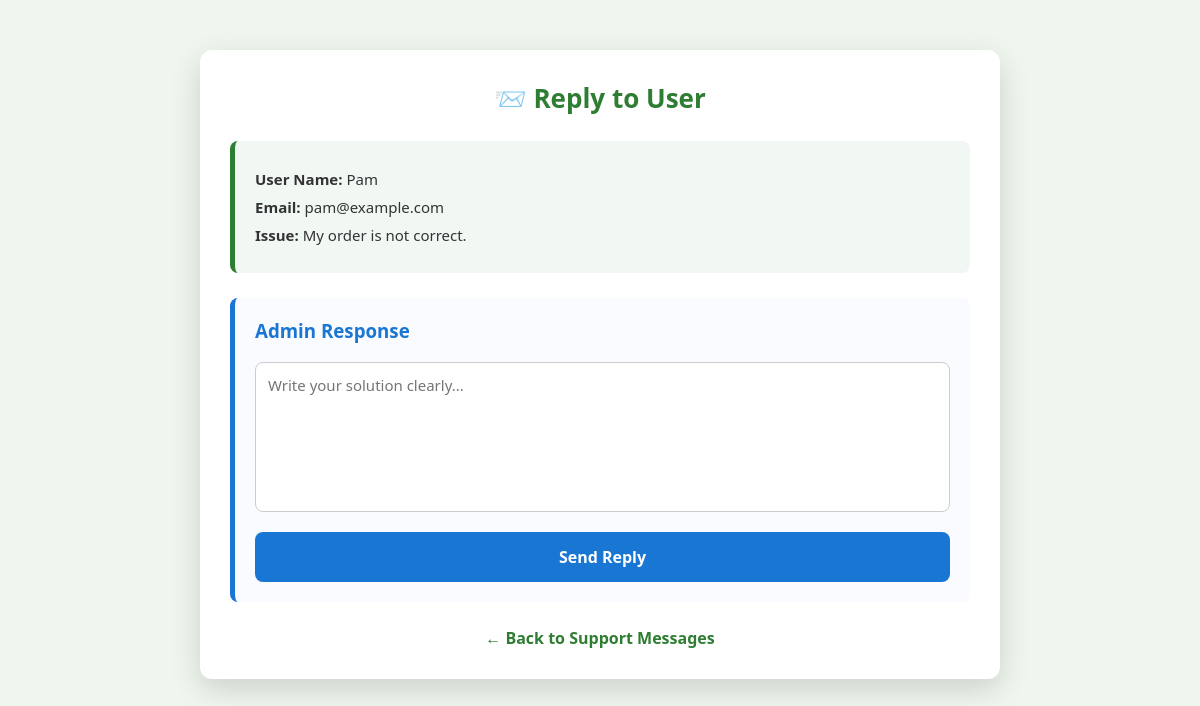
The app's page /reply_support.php?id=2 (signed in) with its own data.
### tables this page shows
CREATE TABLE `contact_support` (
  `id` int(11) NOT NULL,
  `name` varchar(100) NOT NULL,
  `email` varchar(100) NOT NULL,
  `message` text NOT NULL,
  `created_at` timestamp NULL DEFAULT current_timestamp(),
  `admin_reply` text DEFAULT NULL,
  `damage_photo` varchar(255) DEFAULT NULL
);

### reply_support.php (the view, shortened to what this page needs)
<?php
include("db_connect.php");
$id = intval($_GET['id']);
$result = $conn->query("SELECT * FROM contact_support WHERE id=$id");
$row = $result->fetch_assoc();
?>
<!DOCTYPE html>
<html>
<head>
</head>
<body>
<div class="reply-wrapper">
    <div class="reply-header">
        📨 Reply to User
    </div>
    <div class="user-box">
        <p><b>User Name:</b> <?= htmlspecialchars($row['name']); ?></p>
        <p><b>Email:</b> <?= htmlspecialchars($row['email']); ?></p>
        <p><b>Issue:</b> <?= nl2br(htmlspecialchars($row['message'])); ?></p>
    </div>
    <div class="reply-box">
        <h3>Admin Response</h3>
        <form method="post">
            <textarea name="reply" placeholder="Write your solution clearly..." required></textarea>
            <button type="submit" name="send_reply" class="send-btn">
                Send Reply
            </button>
        </form>
    </div>
    <a href="manage_contact_support.php" class="back-link">
        ← Back to Support Messages
    </a>
</div>
</body>
</html>

### reply_support.php (style rules this page uses)
* { box-sizing: border-box; font-family: "Segoe UI", Arial, sans-serif; }
body { margin:0; padding:0; background:#eef6ee; }
.reply-wrapper { max-width:800px; margin:50px auto; background:#ffffff; padding:30px; border-radius:12px; box-shadow:0 10px 30px rgba(0,0,0,0.15); }
.reply-header { font-size:26px; font-weight:600; color:#2e7d32; margin-bottom:25px; text-align:center; }
.user-box { background:#f1f8f4; border-left:5px solid #2e7d32; padding:20px; border-radius:8px; margin-bottom:25px; }
.user-box p { margin:8px 0; color:#333; font-size:15px; }
.reply-box { background:#f9fbff; border-left:5px solid #1976d2; padding:20px; border-radius:8px; }
.reply-box h3 { margin-top:0; color:#1976d2; }
.reply-box textarea { width:100%; height:150px; padding:12px; border-radius:8px; border:1px solid #ccc; font-size:15px; resize:none; }
.send-btn { margin-top:15px; width:100%; padding:14px; background:#1976d2; color:white; border:none; border-radius:8px; font-size:16px; cursor:pointer; font-weight:600; }
.back-link { display:block; text-align:center; margin-top:25px; text-decoration:none; color:#2e7d32; font-weight:600; }

### records on screen
contact_support: name "Pam", email "pam@example.com", message "My order is not correct."
